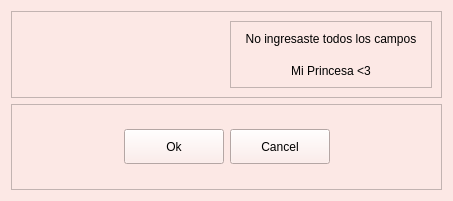
<?xml version="1.0" encoding="UTF-8"?>
<ui version="4.0">
 <class>Dialog</class>
 <widget class="QDialog" name="Dialog">
  <property name="geometry">
   <rect>
    <x>0</x>
    <y>0</y>
    <width>453</width>
    <height>201</height>
   </rect>
  </property>
  <property name="windowTitle">
   <string>Dialog</string>
  </property>
  <property name="styleSheet">
   <string notr="true">background-color: rgb(252, 232, 229);</string>
  </property>
  <layout class="QVBoxLayout" name="verticalLayout">
   <item>
    <widget class="QFrame" name="frame">
     <property name="frameShape">
      <enum>QFrame::StyledPanel</enum>
     </property>
     <property name="frameShadow">
      <enum>QFrame::Raised</enum>
     </property>
     <layout class="QHBoxLayout" name="horizontalLayout_2">
      <item>
       <widget class="QPushButton" name="btn_ok_2">
        <property name="minimumSize">
         <size>
          <width>100</width>
          <height>35</height>
         </size>
        </property>
        <property name="cursor">
         <cursorShape>OpenHandCursor</cursorShape>
        </property>
        <property name="styleSheet">
         <string notr="true">vQFrame{
background-color: rgb(51, 157, 255);
}

QPushButton{
color: rgb(0, 0, 0);
background-color: rgb(252, 232, 229);
border-bottom-right-radius:10px;
font: 75 8pt &quot;Open Sans Semibold&quot;
}

QPushButton:hover{
color: rgb(255, 255, 255);
background-color: rgb(252, 232, 229);
font: 75 9pt  &quot;Open Sans Semibold&quot;
}</string>
        </property>
        <property name="text">
         <string/>
        </property>
        <property name="icon">
         <iconset>
          <normaloff>images/1168621.png</normaloff>images/1168621.png</iconset>
        </property>
        <property name="iconSize">
         <size>
          <width>75</width>
          <height>75</height>
         </size>
        </property>
       </widget>
      </item>
      <item>
       <widget class="QFrame" name="frame_3">
        <property name="frameShape">
         <enum>QFrame::StyledPanel</enum>
        </property>
        <property name="frameShadow">
         <enum>QFrame::Raised</enum>
        </property>
        <layout class="QVBoxLayout" name="verticalLayout_2">
         <property name="spacing">
          <number>0</number>
         </property>
         <property name="leftMargin">
          <number>0</number>
         </property>
         <property name="topMargin">
          <number>0</number>
         </property>
         <property name="rightMargin">
          <number>0</number>
         </property>
         <property name="bottomMargin">
          <number>0</number>
         </property>
         <item>
          <widget class="QLabel" name="label">
           <property name="styleSheet">
            <string notr="true">font: 75 10pt &quot;Open Sans Semibold&quot;</string>
           </property>
           <property name="text">
            <string>No ingresaste todos los campos</string>
           </property>
           <property name="alignment">
            <set>Qt::AlignCenter</set>
           </property>
          </widget>
         </item>
         <item>
          <widget class="QLabel" name="label_2">
           <property name="styleSheet">
            <string notr="true">font: 75 10pt &quot;Open Sans Semibold&quot;</string>
           </property>
           <property name="text">
            <string>Mi Princesa &lt;3</string>
           </property>
           <property name="alignment">
            <set>Qt::AlignCenter</set>
           </property>
          </widget>
         </item>
        </layout>
       </widget>
      </item>
     </layout>
    </widget>
   </item>
   <item>
    <widget class="QFrame" name="frame_2">
     <property name="frameShape">
      <enum>QFrame::StyledPanel</enum>
     </property>
     <property name="frameShadow">
      <enum>QFrame::Raised</enum>
     </property>
     <layout class="QHBoxLayout" name="horizontalLayout">
      <item>
       <spacer name="horizontalSpacer">
        <property name="orientation">
         <enum>Qt::Horizontal</enum>
        </property>
        <property name="sizeHint" stdset="0">
         <size>
          <width>79</width>
          <height>20</height>
         </size>
        </property>
       </spacer>
      </item>
      <item>
       <widget class="QPushButton" name="btn_ok">
        <property name="minimumSize">
         <size>
          <width>100</width>
          <height>35</height>
         </size>
        </property>
        <property name="cursor">
         <cursorShape>OpenHandCursor</cursorShape>
        </property>
        <property name="styleSheet">
         <string notr="true">vQFrame{
background-color: rgb(51, 157, 255);
}

QPushButton{
color: rgb(0, 0, 0);
background-color: rgb(252, 232, 229);
font: 75 8pt &quot;Open Sans Semibold&quot;
}

QPushButton:hover{
color: rgb(255, 255, 255);
	background-color: rgb(230, 135, 149);
border-bottom-right-radius:10px;
border-bottom-left-radius:10px;
border-top-right-radius:10px;
border-top-left-radius:10px;
font: 75 9pt  &quot;Open Sans Semibold&quot;
}</string>
        </property>
        <property name="text">
         <string>Ok</string>
        </property>
       </widget>
      </item>
      <item>
       <widget class="QPushButton" name="btn_cancel">
        <property name="minimumSize">
         <size>
          <width>100</width>
          <height>35</height>
         </size>
        </property>
        <property name="cursor">
         <cursorShape>ClosedHandCursor</cursorShape>
        </property>
        <property name="styleSheet">
         <string notr="true">vQFrame{
background-color: rgb(51, 157, 255);
}

QPushButton{
color: rgb(0, 0, 0);
background-color: rgb(252, 232, 229);
font: 75 8pt &quot;Open Sans Semibold&quot;
}

QPushButton:hover{
color: rgb(255, 255, 255);
	background-color: rgb(230, 135, 149);
border-bottom-right-radius:10px;
border-bottom-left-radius:10px;
border-top-right-radius:10px;
border-top-left-radius:10px;
font: 75 9pt  &quot;Open Sans Semibold&quot;
}</string>
        </property>
        <property name="text">
         <string>Cancel</string>
        </property>
       </widget>
      </item>
      <item>
       <spacer name="horizontalSpacer_2">
        <property name="orientation">
         <enum>Qt::Horizontal</enum>
        </property>
        <property name="sizeHint" stdset="0">
         <size>
          <width>79</width>
          <height>20</height>
         </size>
        </property>
       </spacer>
      </item>
     </layout>
    </widget>
   </item>
  </layout>
 </widget>
 <resources/>
 <connections/>
</ui>
